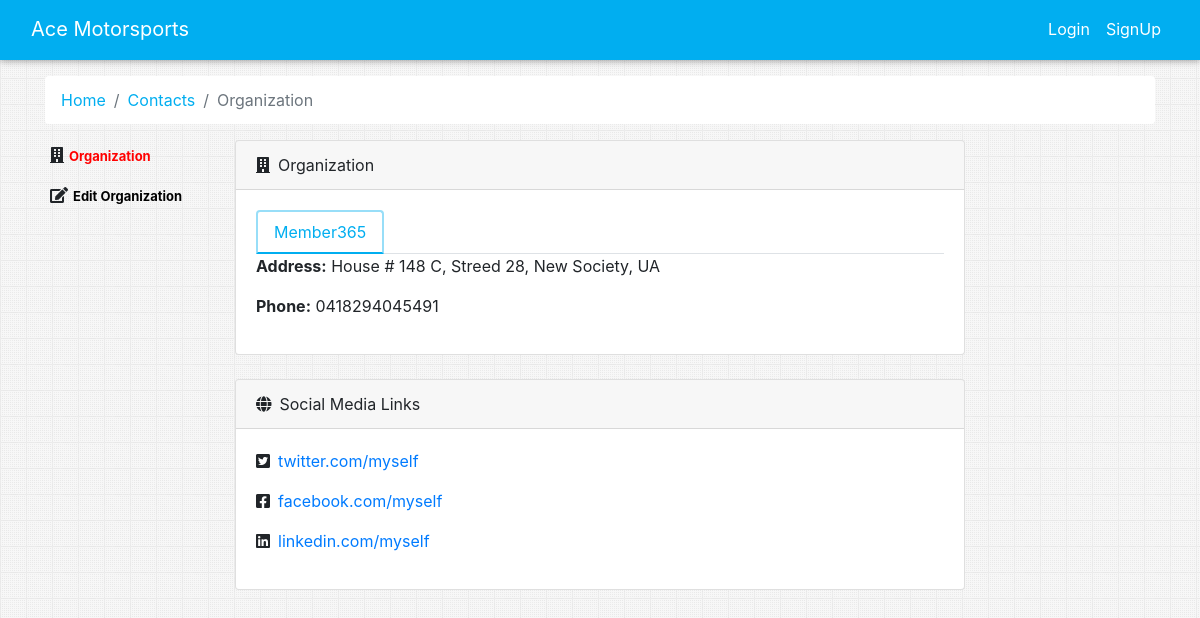
The page /admin_showOrganization.php?id=2 on the database its author committed.
### tables this page shows
CREATE TABLE `organizations` (
  `id` int(11) NOT NULL,
  `name` varchar(50) NOT NULL,
  `acronym` varchar(50) NOT NULL,
  `website` varchar(200) NOT NULL,
  `email` varchar(50) NOT NULL,
  `instagram` varchar(200) NOT NULL,
  `twitter` varchar(200) NOT NULL,
  `facebook` varchar(200) NOT NULL,
  `linkedin` varchar(200) NOT NULL,
  `parentOrganization` varchar(50) NOT NULL,
  `address` varchar(500) NOT NULL,
  `phone` varchar(30) NOT NULL,
  `category_id` int(11) DEFAULT NULL
);

### app/app.php (called while the page is built, shortened)
<?php
	function phpMysqliFetchSingle($sql){
        $output = array();
        if(mysqli_query($GLOBALS["con"], $sql)){
            $res = mysqli_query($GLOBALS["con"], $sql);
            if(mysqli_num_rows($res)){
                $output = mysqli_fetch_array($res, MYSQLI_ASSOC);
            }
            return $output;
        }
        else{
            js_console_log(mysqli_error($GLOBALS["con"]));
        }
    }
?>

### admin_showOrganization.php (the view, shortened to what this page needs)
<?php
  require 'app/app.php';
    $pageID = isset($_GET["id"]) ? $_GET["id"] : null;
    $userID = isset($_GET["userID"]) ? $_GET["userID"] : null;
    $sql = "SELECT * FROM organizations WHERE id=".$pageID;
    $organization = phpMysqliFetchSingle($sql);
?>
<!DOCTYPE html>
<html lang="en">
<?php
  require 'parts/head.php';
?>
<body>
  <?php require 'parts/nav.php'; ?>
  <div class="container">
      <nav aria-label="breadcrumb">
          <ol class="breadcrumb bg-white">
              <li class="breadcrumb-item"><a href="admin_dashboard.php" class="appColor">Home</a></li>
              <li class="breadcrumb-item"><a href="admin_contact.php" class="appColor">Contacts</a></li>
              <li class="breadcrumb-item active" aria-current="page">Organization</li>
          </ol>
      </nav>
    <div class="widget-content" style="border: none; background: transparent;">
        <div class="row mt-3">
            <div class="col-md-2">
                <div class="user_profile_left_section">
                    <ul class="contactViewMenu">
                        <li><i class="fas fa-building"></i><a href="admin_showOrganization.php?id=<?php echo $organization["id"]; ?>&userID=<?php echo $userID; ?>" class="active">Organization</a></li>
                        <li><i class="fas fa-edit"></i><a href="admin_editOrganization.php?id=<?php echo $organization["id"]; ?>&userID=<?php echo $userID; ?>">Edit Organization</a></li>
                    </ul>
                </div>
            </div>
            <div class="col-md-8">
                <div class="card">
                    <div class="card-header">
                        <i class="fas fa-building mr-2"></i>Organization
                    </div>
                    <div class="card-body">
                        <ul class="nav nav-tabs" id="secondNavTabs">
                            <li class="nav-item">
                                <a class="nav-link active" href="#organization" data-toggle="tab"><?php echo $organization["name"]; ?></a>
                            </li>
                        </ul>
                        <div class="tab-content">
                            <div class="tab-pane active" id="organization">
                                <div>
                                    <p>
                                        <b>Address:</b>
                                        <span>
                                        <?php echo $organization["address"]; ?>
                                        </span>
                                    </p>
                                    <p>
                                        <b>Phone:</b>
                                        <span>
                                        <?php echo $organization["phone"]; ?>
                                        </span>
                                    </p>
                                </div>
                            </div>
                        </div>
                    </div>
                </div>
                <br>
                <div class="card">
                    <div class="card-header">
                        <i class="fas fa-globe mr-2"></i>Social Media Links
                    </div>
                    <div class="card-body">
                        <p>
                            <i class="fab fa-twitter-square mr-2"></i><a href="<?php echo $organization["twitter"]; ?>"><?php echo $organization["twitter"]; ?></a>
                        </p>
                        <p>
                            <i class="fab fa-facebook-square mr-2"></i><a href="<?php echo $organization["facebook"]; ?>"><?php echo $organization["facebook"]; ?></a>
                        </p>
                        <p>
                            <i class="fab fa-linkedin mr-2"></i><a href="<?php echo $organization["linkedin"]; ?>"><?php echo $organization["linkedin"]; ?></a>
                        </p>
                    </div>
                </div>
            </div>
        </div>
    </div>
</body>
</html>

### rows shown on the page
organizations: name "Member365", address "House # 148 C, Streed 28, New Society, UA", phone "0418294045491", twitter "twitter.com/myself", facebook "facebook.com/myself", linkedin "linkedin.com/myself"
